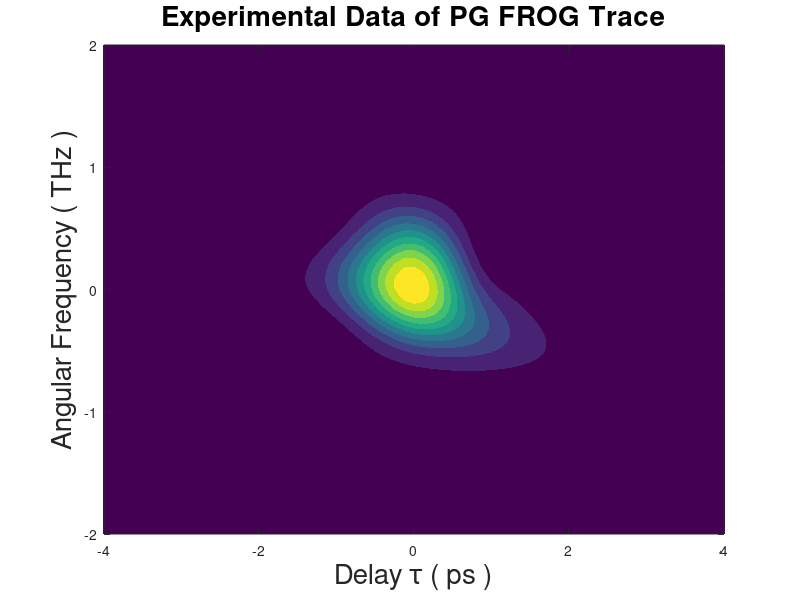

Here is the MATLAB script that generated this plot: (Note: this script raises an error after producing the figure.)
clear all;
close all;
clc;

load PGFROGdata;

dtau = tau(2) - tau(1);
w = 2.*pi.*f;

figure(1); % Plot the experimental data given by SDY
contourf(tau,f,I_PGFROG,'linestyle','none');
axis([-4 4 -2 2]);
title('Experimental Data of PG FROG Trace','fontsize',20);
xlabel('Delay \tau ( ps )','fontsize',20);
ylabel('Angular Frequency ( THz )','fontsize',20);

iteration_time = 200; % set the iteration time

A_noise = rand(1,length(w));
phase_noise = rand(1,length(w));
A_w = A_noise.*exp(-j.*phase_noise.*2.*pi); % give a random noise amplitude and random phase

[t,a_t]=ICFT(w, A_w); % initial guess a(t)

A_FROG = zeros(256,129);
I_FROG = zeros(256,129);
A_sig_new = zeros(256,129);
a_sig_new = zeros(256,129);
delay = (length(tau)-1)/2; % split the delay into half-left-half-right

for a = 1:iteration_time
    
    a
    
    for b = -delay : 1 : delay % Move the Delay Stage
        
        gate = circshift(abs(a_t).^2,b); % "Gate Constraint", gate(t,tau) = I(t-tau)
        a_sig = a_t.*gate;
        A_sig = fftshift(fft(a_sig))*(t(2)-t(1)); % Shift the pulse to the center, then do the Fourier Transform

        A_FROG(:,b+delay+1) = A_sig; % We'll get A_sig(w,tau)
        I_FROG(:,b+delay+1) = abs(A_sig).^2;
        
    end
    
    A_FROG = A_FROG./max(max(abs(A_FROG))); % Normalize max of A_FROG to 1
    I_FROG = I_FROG./max(max(abs(I_FROG))); % Normalize max of A_FROG to 1
    
    A_sig_new = A_FROG.*I_PGFROG.^0.5./abs(A_FROG); % Replace the magnitude with square root of I_FROG ( Data Constraint )
                                                    % We'll get A'_sig(w,tau)
    
    for c = 1:length(tau)
        
        a_sig_new(:,c) = ifft(ifftshift(A_sig_new(:,c)))/(t(2)-t(1)); % Shift the spectrum to the center then do the inverse Fourier Transform
        
    end
    
    for d = 1:length(t) % integrate a'_sig(t,tau) with respect to tau
        
        a_t(d) = sum(a_sig_new(d,:)).*dtau; % We'll get the next a_t
        
    end
            
    FROG_error(a) = (sum(sum((I_FROG - I_PGFROG))).^2./(length(f).*length(tau))).^0.5; % FROG error
    number(a) = a; % Iteration number

end

figure(2);
h1 = plot(number,10.*log10(FROG_error),'.','MarkerSize',10);
set(get(h1(1,:),'parent'),'linewidth',3,'fontsize',20);
text(50,0,'The minimum FROG error is ','fontsize',20);
text(100,0,[num2str(10.*log10(FROG_error(end)))],'fontsize',20,'color',[1,0,0]);
text(150,0,' dB','fontsize',20);
title('FROG Error G^{(k)}');
xlabel('Iteration Number k');
ylabel('G^{(k)} ( dB )');

t_new = linspace(-16,15.875,1e4);
a_t_new = interp1(t,a_t,t_new,'linear');

%% Find FWHM

I = abs(a_t_new).^2;
Ppeak = max(I);
half = 0.5*Ppeak;

move = length(t_new)./2 - find(I == Ppeak);
a_t_new = circshift(a_t_new,[0,move]);
I = abs(a_t_new).^2;

for m = 1:length(t_new)
    
    if I(m) > half
        index1 = m;
        break;
    end
    
end

for n = index1:length(t_new)
    
    if I(n) < half
        index2 = n;
        break;
    end
    
end

FWHM = abs(t_new(index2) - t_new(index1));

figure;
h2 = plot(t_new,I,'linewidth',3);
set(get(h2(1,:),'parent'),'linewidth',3,'fontsize',20);
title('Temperal Pulse Shape');
xlabel('Time ( ps )');
ylabel('Intensity ( a.u. )');
legend(['FWHM = ',num2str(FWHM),' ps']);
xlim([-4 4]);

figure;
contourf(tau,f,I_FROG,'linestyle','none');
axis([-4 4 -2 2]);
title('Retrieved PG FROG Trace I_{ FROG}(f,\tau)','fontsize',20);
xlabel('Delay \tau ( ps )','fontsize',20);
ylabel('Angular Frequency ( THz )','fontsize',20);

[w_new, A_new] = CFT(t_new, a_t_new);
phi = phase(A_new);% - max(phase(A_new));
f_new = w_new./(2.*pi); % 4937 ~ 5065

Apower = abs(A_new).^2;
Apeak = max(Apower);
half = 0.5*Apeak;

for m = 1:length(t_new)
    
    if Apower(m) > half
        index1 = m;
        break;
    end
    
end

for n = index1:length(t_new)
    
    if Apower(n) < half
        index2 = n;
        break;
    end
    
end

wFWHM = abs(w_new(index2) - w_new(index1))./(2.*pi);

figure;
[h3 spec wphase] = plotyy(f_new,Apower,f_new(4937:5065),phi(4937:5065));
title('Spectrum and Spectral Phase','fontsize',20);
set(get(h3(1),'ylabel'),'string','Power Spectrum |A( f )|^{ 2} ( a.u. )','fontsize',20);
set(get(h3(2),'ylabel'),'string','Phase \Psi ( f ) ( rad )','fontsize',20);
set(spec,'linewidth',3);
set(wphase,'linestyle','--','linewidth',3);
set(h3(1),'xlim',[-2,2],'fontsize',20,'LineWidth',3);
set(h3(1),'ylim',[0,4],'fontsize',20,'LineWidth',3);
set(h3(2),'xlim',[-2,2],'fontsize',20,'LineWidth',3);
%set(h3(2),'ylim',[0,-8000],'fontsize',20,'LineWidth',3);
xlabel('Frequency ( THz )','fontsize',20);
text(-1,3,['FWHM \Delta \nu = ',num2str(wFWHM),' Thz'],'fontsize',20);